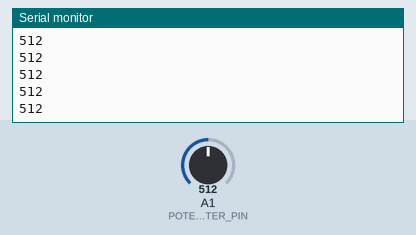
A sketch run on a simulated Arduino Uno, built with avr-gcc and run on an emulated ATmega328P. Parts: the last lines printed to the serial monitor. The test bench sets the inputs (shaded band); at power-on: A1 (POTENTIOMETER_PIN) = 512.

Above: at 1.2 s.
1.3 s: A1 (POTENTIOMETER_PIN) set to 716
At 1.31 s:
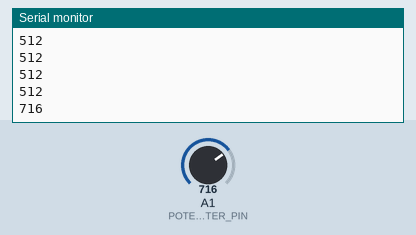
2.8 s: A1 (POTENTIOMETER_PIN) set to 900
At 2.81 s:
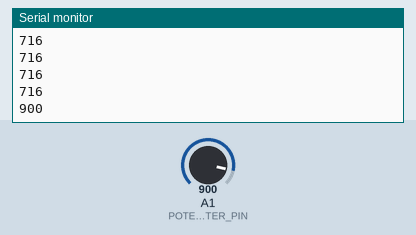
Timing chart, 0 to 5.8 s (numbered marks = the images above; inputs shaded):
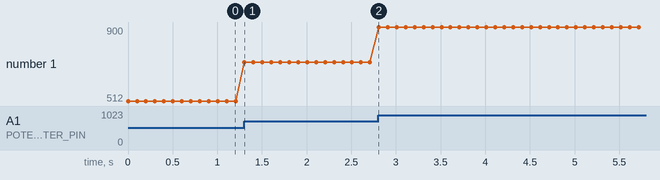

Measured:
- after the input at 1.3 s, the serial monitor: prints a new line at once (image 1)
- after the input at 2.8 s, the serial monitor: prints a new line at once (image 2)
- plotted number 1: 512 → 716 after the input at 1.3 s, 716 → 900 after the input at 2.8 s

The sketch:

project4.0.ino
```cpp
#include "arduino_secrets.h"

#define POTENTIOMETER_PIN A1

void setup() {
  Serial.begin(9600);
}

void loop() {
  int potentiometerValue = analogRead(POTENTIOMETER_PIN);

  Serial.println(potentiometerValue);

  delay(100);
}
```

arduino_secrets.h
```cpp

```
